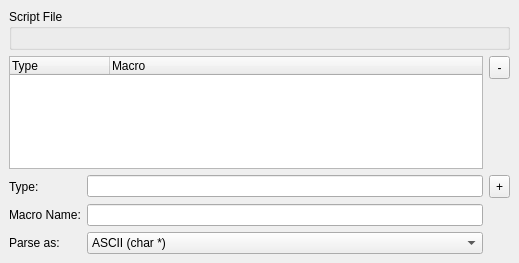
<?xml version="1.0" encoding="UTF-8"?>
<ui version="4.0">
 <class>TypeMacroPage</class>
 <widget class="QWidget" name="TypeMacroPage">
  <property name="geometry">
   <rect>
    <x>0</x>
    <y>0</y>
    <width>519</width>
    <height>263</height>
   </rect>
  </property>
  <property name="windowTitle">
   <string>Form</string>
  </property>
  <layout class="QVBoxLayout">
   <property name="spacing">
    <number>6</number>
   </property>
   <property name="margin">
    <number>9</number>
   </property>
   <item>
    <widget class="QGroupBox" name="groupBox">
     <property name="title">
      <string>Script File</string>
     </property>
     <layout class="QHBoxLayout">
      <property name="spacing">
       <number>6</number>
      </property>
      <property name="margin">
       <number>9</number>
      </property>
      <item>
       <widget class="Core::Utils::PathChooser" name="scriptFile" native="true"/>
      </item>
     </layout>
    </widget>
   </item>
   <item>
    <layout class="QGridLayout">
     <property name="margin">
      <number>0</number>
     </property>
     <property name="spacing">
      <number>6</number>
     </property>
     <item row="0" column="0" colspan="2">
      <widget class="QTreeWidget" name="treeWidget">
       <property name="rootIsDecorated">
        <bool>false</bool>
       </property>
       <column>
        <property name="text">
         <string>Type</string>
        </property>
       </column>
       <column>
        <property name="text">
         <string>Macro</string>
        </property>
       </column>
      </widget>
     </item>
     <item row="1" column="2">
      <widget class="QToolButton" name="addButton">
       <property name="minimumSize">
        <size>
         <width>21</width>
         <height>23</height>
        </size>
       </property>
       <property name="text">
        <string>+</string>
       </property>
       <property name="icon">
        <iconset resource="debugger.qrc">
         <normaloff>:/gdbdebugger/images/newitem.png</normaloff>:/gdbdebugger/images/newitem.png</iconset>
       </property>
      </widget>
     </item>
     <item row="2" column="0">
      <widget class="QLabel" name="label_2">
       <property name="text">
        <string>Macro Name:</string>
       </property>
      </widget>
     </item>
     <item row="3" column="0">
      <widget class="QLabel" name="label_3">
       <property name="text">
        <string>Parse as:</string>
       </property>
      </widget>
     </item>
     <item row="2" column="1">
      <widget class="QLineEdit" name="macroEdit"/>
     </item>
     <item row="0" column="2">
      <layout class="QVBoxLayout">
       <property name="spacing">
        <number>0</number>
       </property>
       <property name="margin">
        <number>0</number>
       </property>
       <item>
        <widget class="QToolButton" name="delButton">
         <property name="minimumSize">
          <size>
           <width>21</width>
           <height>23</height>
          </size>
         </property>
         <property name="text">
          <string>-</string>
         </property>
         <property name="icon">
          <iconset resource="debugger.qrc">
           <normaloff>:/gdbdebugger/images/delete.png</normaloff>:/gdbdebugger/images/delete.png</iconset>
         </property>
        </widget>
       </item>
       <item>
        <spacer>
         <property name="orientation">
          <enum>Qt::Vertical</enum>
         </property>
         <property name="sizeHint" stdset="0">
          <size>
           <width>20</width>
           <height>40</height>
          </size>
         </property>
        </spacer>
       </item>
      </layout>
     </item>
     <item row="1" column="1">
      <widget class="QLineEdit" name="typeEdit"/>
     </item>
     <item row="1" column="0">
      <widget class="QLabel" name="label">
       <property name="text">
        <string>Type:</string>
       </property>
      </widget>
     </item>
     <item row="3" column="1">
      <widget class="QComboBox" name="parseAsBox">
       <item>
        <property name="text">
         <string>ASCII (char *)</string>
        </property>
       </item>
       <item>
        <property name="text">
         <string>Unicode (short)</string>
        </property>
       </item>
      </widget>
     </item>
    </layout>
   </item>
  </layout>
 </widget>
 <customwidgets>
  <customwidget>
   <class>Core::Utils::PathChooser</class>
   <extends>QWidget</extends>
   <header location="global">utils/pathchooser.h</header>
   <container>1</container>
  </customwidget>
 </customwidgets>
 <resources>
  <include location="debugger.qrc"/>
 </resources>
 <connections/>
</ui>
